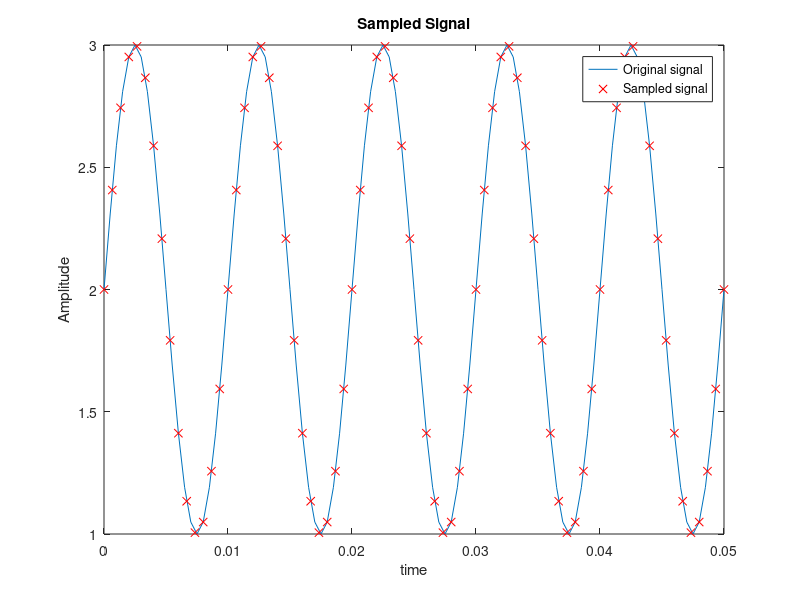

MATLAB code to generate this figure: (Note: this script raises an error after producing the figure.)
clc;
clear all;
close all;% closing any opened figures
% Plotting the offset sinusoidal signal 
time = 0:.0005:.05;
freq_msg=100; %wave form frequency 
dc_ofst=2; % signal offset
signal=sin(2*pi*freq_msg*time)+dc_ofst; %Generating the signal
% plotting the signal 
figure;
plot(time,signal); 
xlabel('time'); 
ylabel('Amplitude'); 
title('Signal');

% Sampling the signal 
freq_sample=15*freq_msg; % sampling frequency
samp_time=0:1/freq_sample:0.05; % sampling time 
samp_signal=dc_ofst+sin(2*pi*freq_msg*samp_time);% generating the sampled signal
hold on
plot(samp_time,samp_signal,'rx') % plotting the sampled signal 
title('Sampled Signal')
legend('Original signal','Sampled signal');

% Uniform Quantizer
L=8; %No of Quantization levels 
smin=round(min(signal)); smax=round(max(signal));
Quant_level=linspace(smin,smax,L); % Length 8, to represent 9 intervals
codebook = linspace(0,smax,L+1); % Length 9, one entry for each interval
[index,quants] = quantiz(samp_signal,Quant_levl,codebook); % Quantize.

figure;
plot(samp_time,samp_signal,'x',samp_time,quants,'.-')% plotting sampled signal and quantization level title('Quantized Signal')
legend('Original signal','Quantized signal'); 
figure;
plot(samp_time,index,'.-')% plotting quantization levels of input signal
title('Encoded Signal');

% Binary coding

for i=1:length(index) 
    bincode_sig{i}=dec2bin(round(index(i)),3);
end
disp('binary encoded signal');
disp(bincode_sig)
% SNR ratio calculation
noise=quants-samp_signal; % calculating noise 
figure;
plot(samp_time,noise,'.-'); % plotting figure 
title('Noise');
r=snr(index,noise);% SNR 
snr1=['SNR :',num2str(r)]; 
disp(snr1)

% Function for ploting Quant_level vs SNR 
function [ r ] = IMPL_Quant( l,b )
% Plotting the offset sinusoidal signal 
time = 0:.0005:.05;
freq_msg=100; %wave form frequency 
dc_ofst=2; % signal offset
signal=sin(2*pi*freq_msg*time)+dc_ofst; %Generating the signal

% Sampling the signal 
freq_sample=15*freq_msg; % sampling frequency
samp_time=0:1/freq_sample:0.05; % sampling time 
samp_signal=dc_ofst+sin(2*pi*freq_msg*samp_time);% generating the sampled signal

% Uniform Quantizer
L=l; %No of Quantization levels 
smin=round(min(signal)); 
smax=round(max(signal));
Quant_levl=linspace(smin,smax,L); % Length 8, to represent 9 intervals
codebook = linspace(0.7,smax,L+1); % Length 9, one entry for each interval
[index,quants] = quantiz(samp_signal,Quant_levl,codebook);
% Quantize.

% Binary coding
for i=1:length(quants) 
    bincode_sig{i}=dec2bin(round(quants(i)),b);
end

% SNR ratio calculation
noise=quants-samp_signal; % calculating noise 
r=snr(index,noise);% SNR
end



